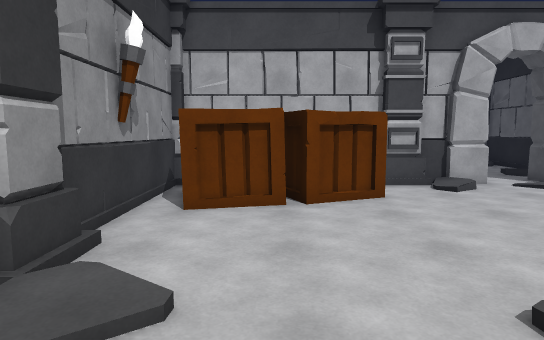
View 1 (above)

19 first-person views from a walk through a Unity game level. The camera is 1.5 m above the floor, tilts 6° down and sees 75° across. The floor is counted in squares, 1 m on a side. Each view is taken from the middle of a square. On the plan, view 1 faces up. The plan holds only what a view shows up to about 16 squares ahead; the rest is blank. The place goes on beyond the plan. The player is left out. Some animated figures are left out.

View 2
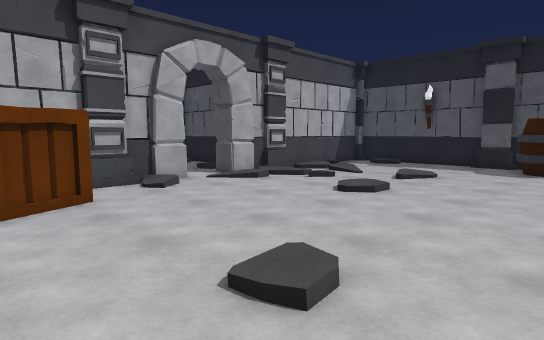

View 3
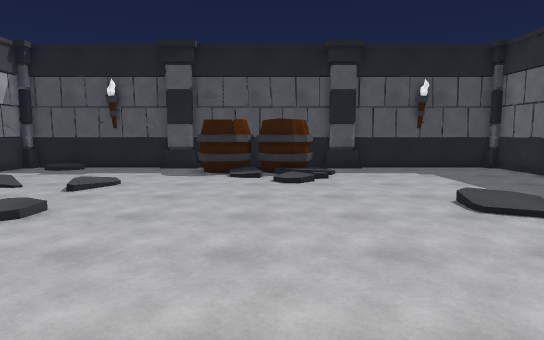

View 4
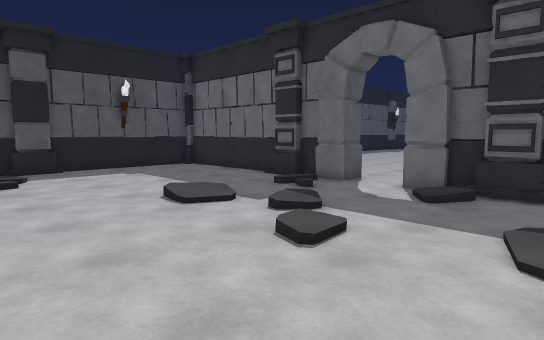

View 5
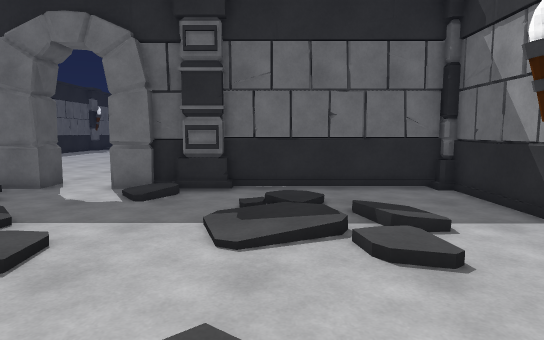

View 6
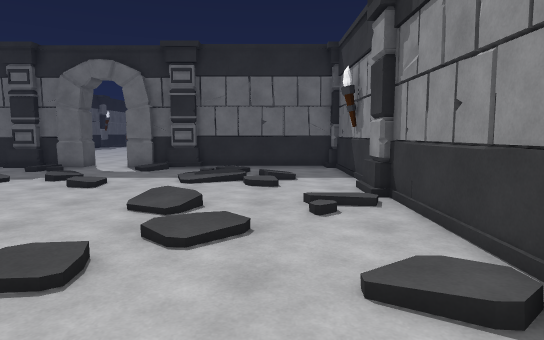

View 7
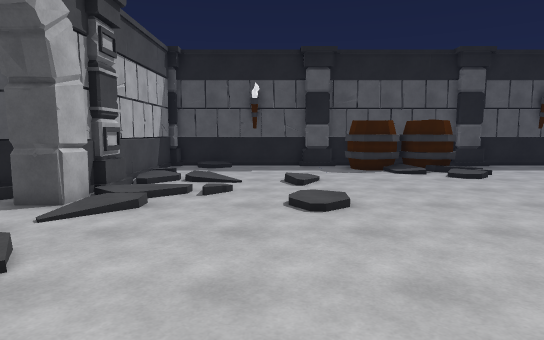

View 8
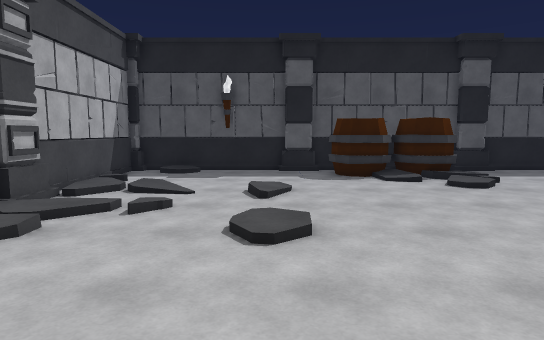

View 9
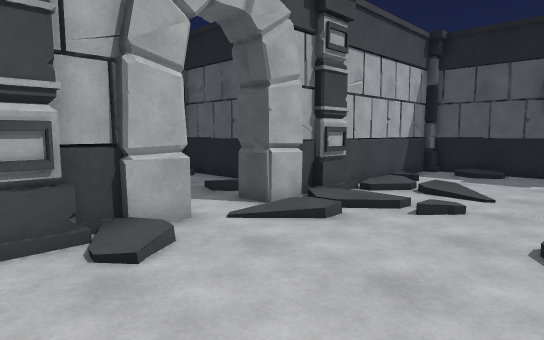

View 10
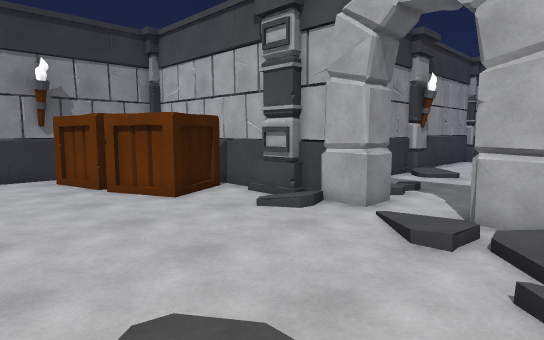

View 11
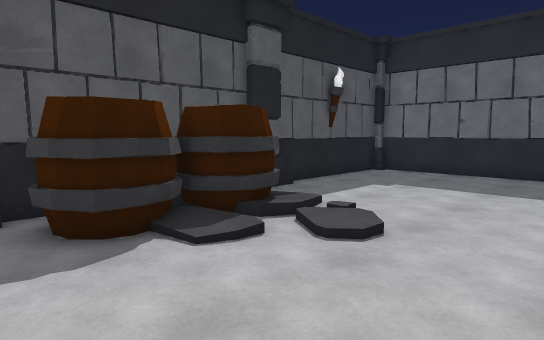

View 12
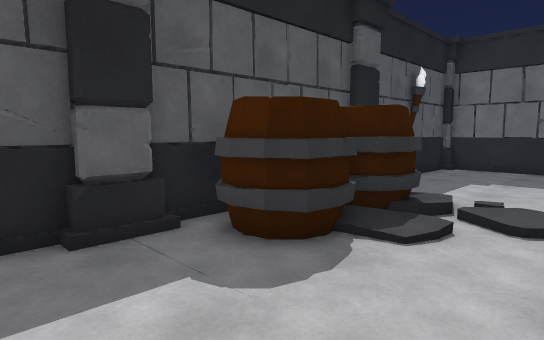

View 13
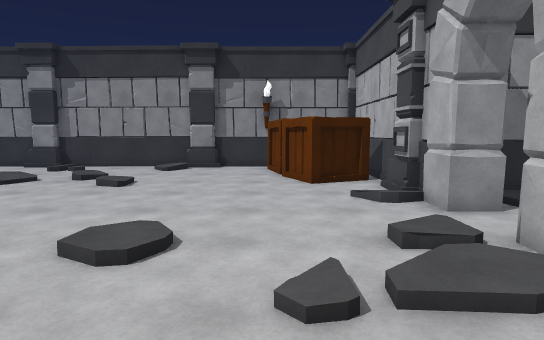

View 14
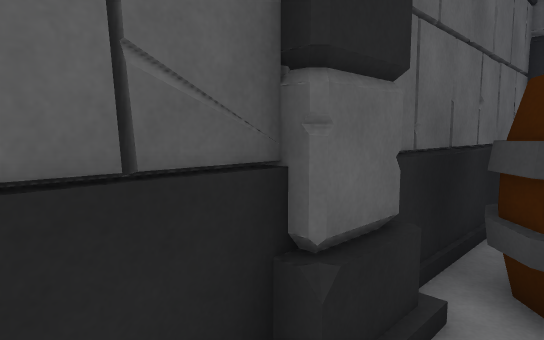

View 15
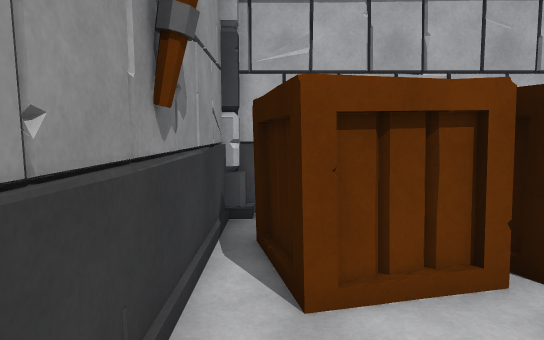

View 16
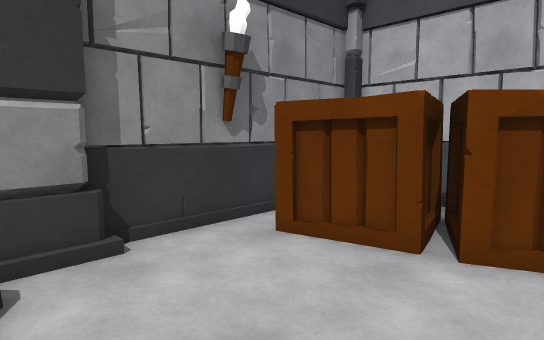

View 17
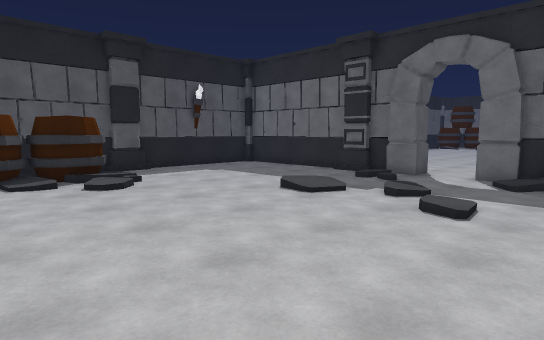

View 18
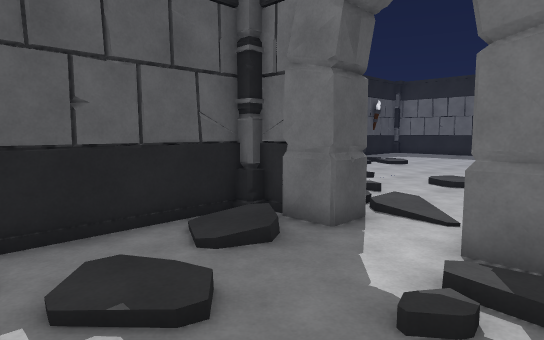

View 19
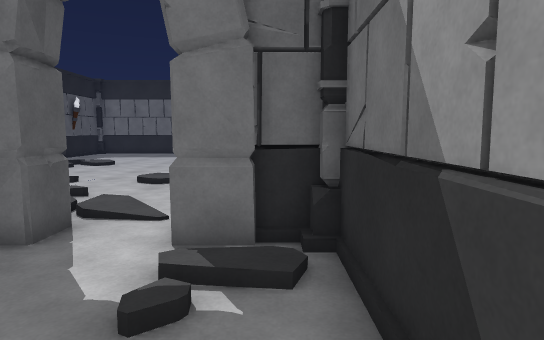

### Floor plan
Key: @ floor where view 1 was taken; # wall or solid block; . main floor; : floor 0.25 m higher than the main floor; / step, stairs or slope; C crate; B barrel.
Columns run from 3 left of view 1 to 18 right of it. Each row starts with its distance up from view 1.
 16        #..../ #
 15        #...//.#
 14        #.../..#
 13        #./..:/#
 12        #//../.#
 11 ##########./##########
 10 #. . C//:../////:/../#
  9 #C C C../..///.//..//#
  8 #C CCC......./.:/..//#
  7 #CCC........./.......#
  6 #....................#
  5 #..........//..:/....#
  4 #...................##
  3 #//..//............B##
  2 #/...//...........BBB#
  1 #...//.........../BBB#
  0 #..@/.........../.BBB#
 -1 #//..:/.........//BBB#
 -2 #//..//..........////#
 -3 #.................../#
 -4 #..//...//..//....../#
 -5 #..//:/././/:........#
 -6 #..//:/.../..........#
 -7 #..///...............#
 -8 #...//../............#
 -9 #.....///............#
-10 ##########..##########
-11           ..

Positions as (right, up) in squares from view 1, and headings:
1: (0, 0), facing up
2: (0, 0), facing up-right
3: (2, 0), facing right
4: (2, 0), facing down-right
5: (2, 0), facing down
6: (0, 6), facing down
7: (1, 6), facing right
8: (3, 5), facing right
9: (3, 5), facing up-right
10: (10, 4), facing up-left
11: (10, 4), facing down-right
12: (12, 6), facing down-right
13: (13, 7), facing left
14: (16, 6), facing down-right
15: (-2, 4), facing up
16: (2, 3), facing up-left
17: (3, 3), facing down-right
18: (5, 16), facing down-right
19: (5, 16), facing down
